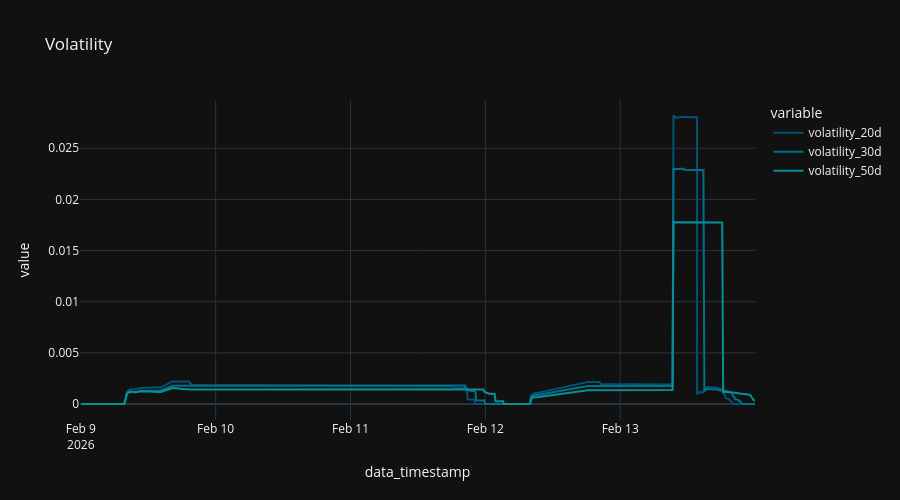

The notebook cell this image was saved under:
### Code cell
x = df[df['ticker'] == asset_ticker][['data_timestamp', 'volatility_20d', 'volatility_30d', 'volatility_50d', 'ticker']].sort_values(by="data_timestamp")

fig = px.line (
  x,
  "data_timestamp",
  ['volatility_20d',"volatility_30d", "volatility_50d"],
  title="Volatility",
)

fig.update_layout (
  height=500,
)

### Figure 1 — Plotly figure (JSON) as saved in the notebook; plotly's stock layout.template omitted (floating-point values rounded to 4 significant figures; data arrays with more than 128 entries replaced by an {"elided": "..."} marker saying what was removed)
{"data": [{"hovertemplate": "variable=volatility_20d<br>data_timestamp=%{x}<br>value=%{y}<extra></extra>", "legendgroup": "volatility_20d", "line": {"color": "rgb(4, 82, 117)", "dash": "solid"}, "marker": {"symbol": "circle"}, "mode": "lines", "name": "volatility_20d", "orientation": "v", "showlegend": true, "type": "scatter", "x": {"elided": "238 str values"}, "xaxis": "x", "y": {"elided": "238 float values"}, "yaxis": "y"}, {"hovertemplate": "variable=volatility_30d<br>data_timestamp=%{x}<br>value=%{y}<extra></extra>", "legendgroup": "volatility_30d", "line": {"color": "rgb(0, 113, 139)", "dash": "solid"}, "marker": {"symbol": "circle"}, "mode": "lines", "name": "volatility_30d", "orientation": "v", "showlegend": true, "type": "scatter", "x": {"elided": "238 str values"}, "xaxis": "x", "y": {"elided": "238 float values"}, "yaxis": "y"}, {"hovertemplate": "variable=volatility_50d<br>data_timestamp=%{x}<br>value=%{y}<extra></extra>", "legendgroup": "volatility_50d", "line": {"color": "rgb(8, 144, 153)", "dash": "solid"}, "marker": {"symbol": "circle"}, "mode": "lines", "name": "volatility_50d", "orientation": "v", "showlegend": true, "type": "scatter", "x": {"elided": "238 str values"}, "xaxis": "x", "y": {"elided": "238 float values"}, "yaxis": "y"}], "layout": {"height": 500, "legend": {"title": {"text": "variable"}, "tracegroupgap": 0}, "title": {"text": "Volatility"}, "xaxis": {"anchor": "y", "domain": [0, 1], "title": {"text": "data_timestamp"}}, "yaxis": {"anchor": "x", "domain": [0, 1], "title": {"text": "value"}}}}
